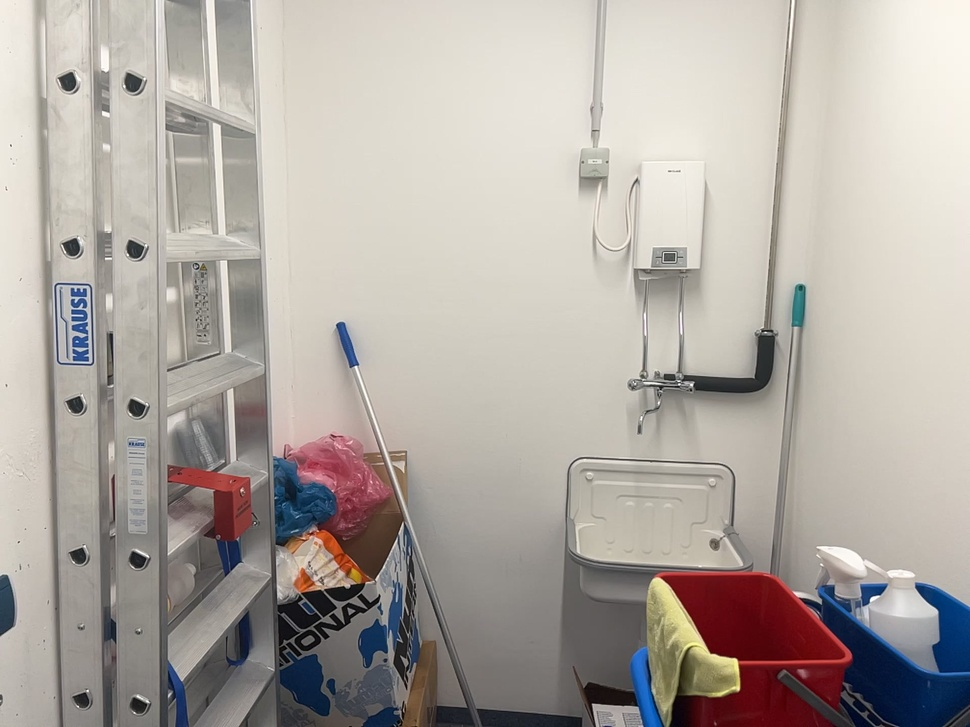
#> input picture A.jpg, 970 x 727 px, shrunk from 1920 x 1440 before the run
$ python transform_images.py .
#> lines starting #> are read from the running program, lines starting #| are printed output that depends on the picture
import os
import cv2
import numpy as np
import json
import argparse
from pathlib import Path
from sklearn.preprocessing import PolynomialFeatures
import multiprocessing
from functools import partial

def load_coefficients(json_path):
#> called with json_path = 'mapping_coefficients.json'
    with open(json_path, 'r') as f:
#> (reads mapping_coefficients.json from the repository)
#> in process_single_image, image is the input picture: shape (727, 970, 3); mean B, G, R 162.1, 168.5, 175.3
        return json.load(f)

def create_polynomial_features():
    poly = PolynomialFeatures(degree=2)
    # Create dummy data to fit the polynomial features
    dummy_data = np.array([[0.0], [0.5], [1.0]])
    poly.fit(dummy_data)
    return poly

def transform_image(image, coefficients, poly):
    # Convert image to float32 and normalize to [0, 1]
    img_float = image.astype(np.float32) / 255.0

    # Create output image
    transformed = np.zeros_like(img_float)

    # Transform each channel
    # OpenCV uses BGR, coefficients are in RGB order
    channel_mapping = {'R': 2, 'G': 1, 'B': 0}  # BGR to RGB mapping
    for channel, idx in channel_mapping.items():
        channel_data = img_float[:, :, idx].reshape(-1, 1)
        channel_data_poly = poly.transform(channel_data)

        # Apply transformation
        transformed_channel = np.dot(channel_data_poly, coefficients[channel]['coefficients']) + coefficients[channel]['intercept']
        transformed[:, :, idx] = transformed_channel.reshape(img_float.shape[0], img_float.shape[1])
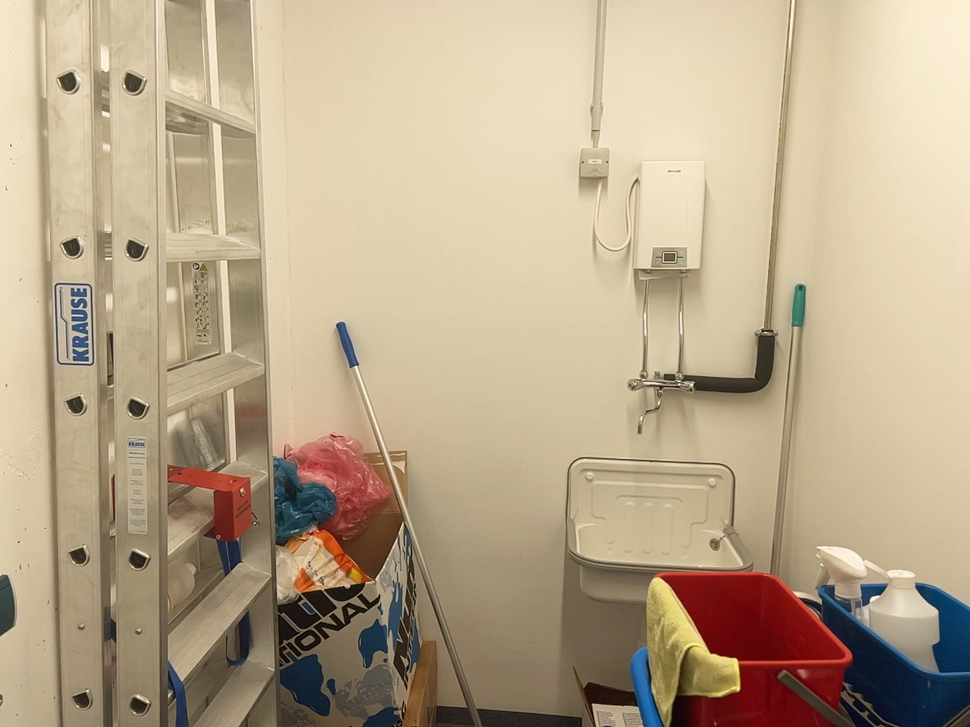
#> transformed: shape (727, 970, 3) float32; mean B, G, R 0.544, 0.649, 0.717; drawn with min black and max white

    # Clip values to [0, 1] and convert back to uint8
    transformed = np.clip(transformed, 0, 1)
    return (transformed * 255).astype(np.uint8)

def process_single_image(args):
    filename, input_dir, output_dir, coefficients, poly = args
    # Read image
    input_path = os.path.join(input_dir, filename)
    image = cv2.imread(input_path)

    if image is None:
        print(f"Could not read image: {input_path}")
        return

    # Transform image
    transformed = transform_image(image, coefficients, poly)

    # Save transformed image with the same name
    output_path = os.path.join(output_dir, filename)
    cv2.imwrite(output_path, transformed)
    print(f"Processed: {filename}")

def process_directory(input_dir, output_dir, coefficients, num_processes=None):
    # Create output directory if it doesn't exist
    os.makedirs(output_dir, exist_ok=True)

    # Initialize polynomial features
    poly = create_polynomial_features()

    # Get all image files
    image_extensions = ('.jpg', '.jpeg', '.png', '.bmp')
    image_files = [f for f in os.listdir(input_dir) if f.lower().endswith(image_extensions)]

    # Prepare arguments for multiprocessing
    process_args = [(f, input_dir, output_dir, coefficients, poly) for f in image_files]

    # Use specified number of processes or default to CPU count
    if num_processes is None:
        num_processes = multiprocessing.cpu_count()

    # Create a pool of workers
    with multiprocessing.Pool(processes=num_processes) as pool:
        pool.map(process_single_image, process_args)
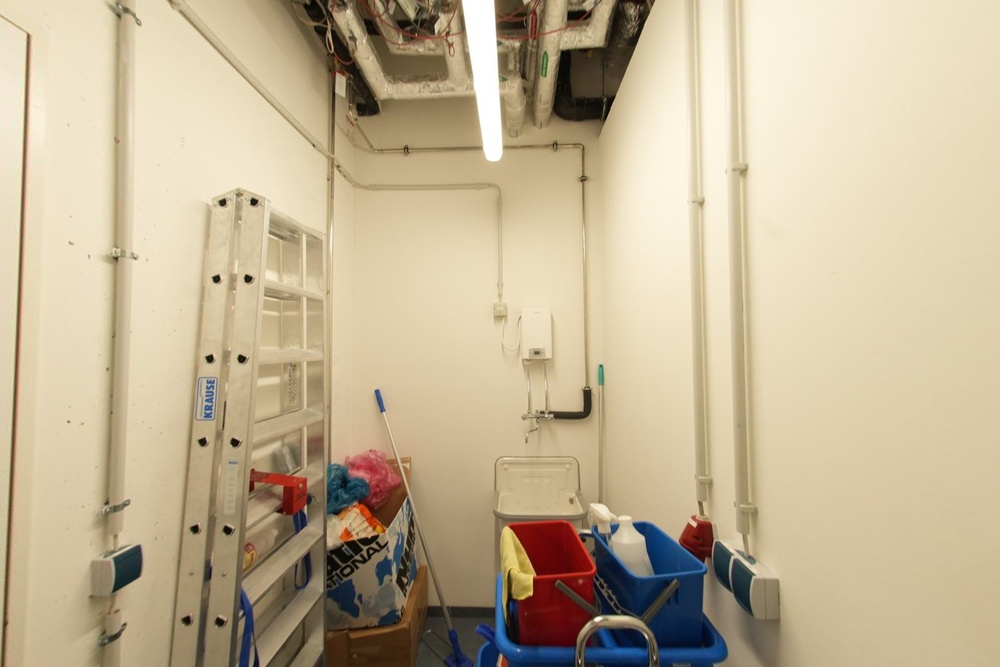
#> input picture B.jpg, 1000 x 667 px, shrunk from 1752 x 1168 before the run
#> in process_single_image, image is the input picture: shape (667, 1000, 3); mean B, G, R 149.3, 178.4, 194.5
#> after the loop in transform_image (call 2), `for channel, idx in channel_mapping.items():`:
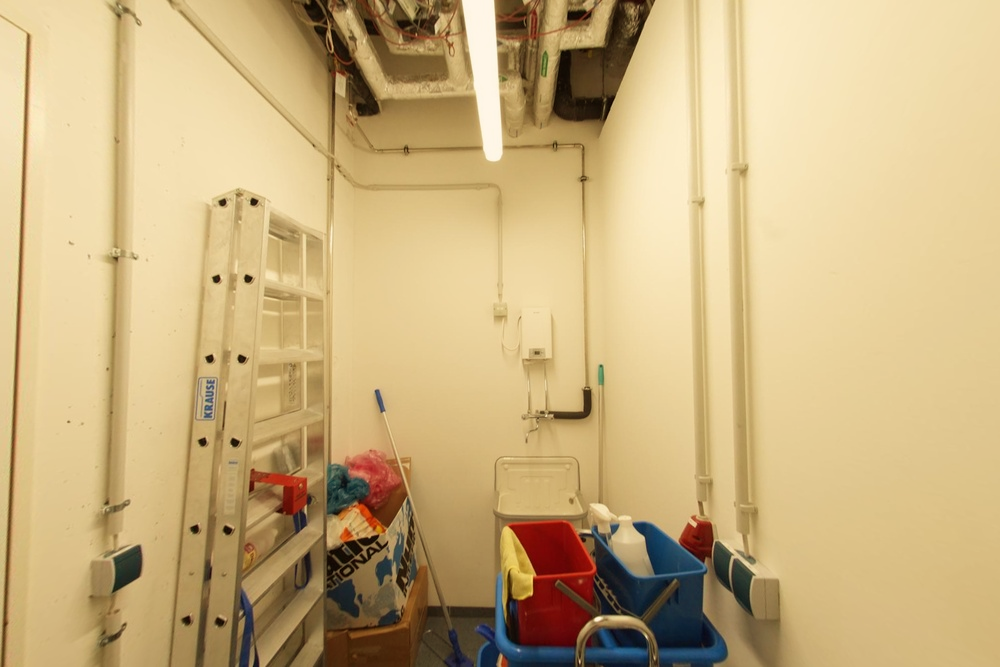
#> transformed: shape (667, 1000, 3) float32; mean B, G, R 0.496, 0.686, 0.784; drawn with min black and max white

def main():
    # Set up argument parser
    parser = argparse.ArgumentParser(description='Transform images using color mapping coefficients')
    parser.add_argument('input', help='Input directory containing images')
    parser.add_argument('output', nargs='?', help='Output directory for transformed images (default: input directory name + "_transformed")')
    parser.add_argument('--coefficients', '-c', default='mapping_coefficients.json',
                        help='Path to coefficients JSON file (default: mapping_coefficients.json)')
    parser.add_argument('--processes', '-p', type=int,
                        help='Number of processes to use (default: number of CPU cores)')

    # Parse arguments
    args = parser.parse_args()

    # Set default output directory if not specified
    if args.output is None:
        args.output = args.input.rstrip('/\\') + '_transformed'

    # Load coefficients
    coefficients = load_coefficients(args.coefficients)

    # Process all images in the input directory
    process_directory(args.input, args.output, coefficients, args.processes)
    print("Image transformation completed!")

if __name__ == "__main__":
    main()
